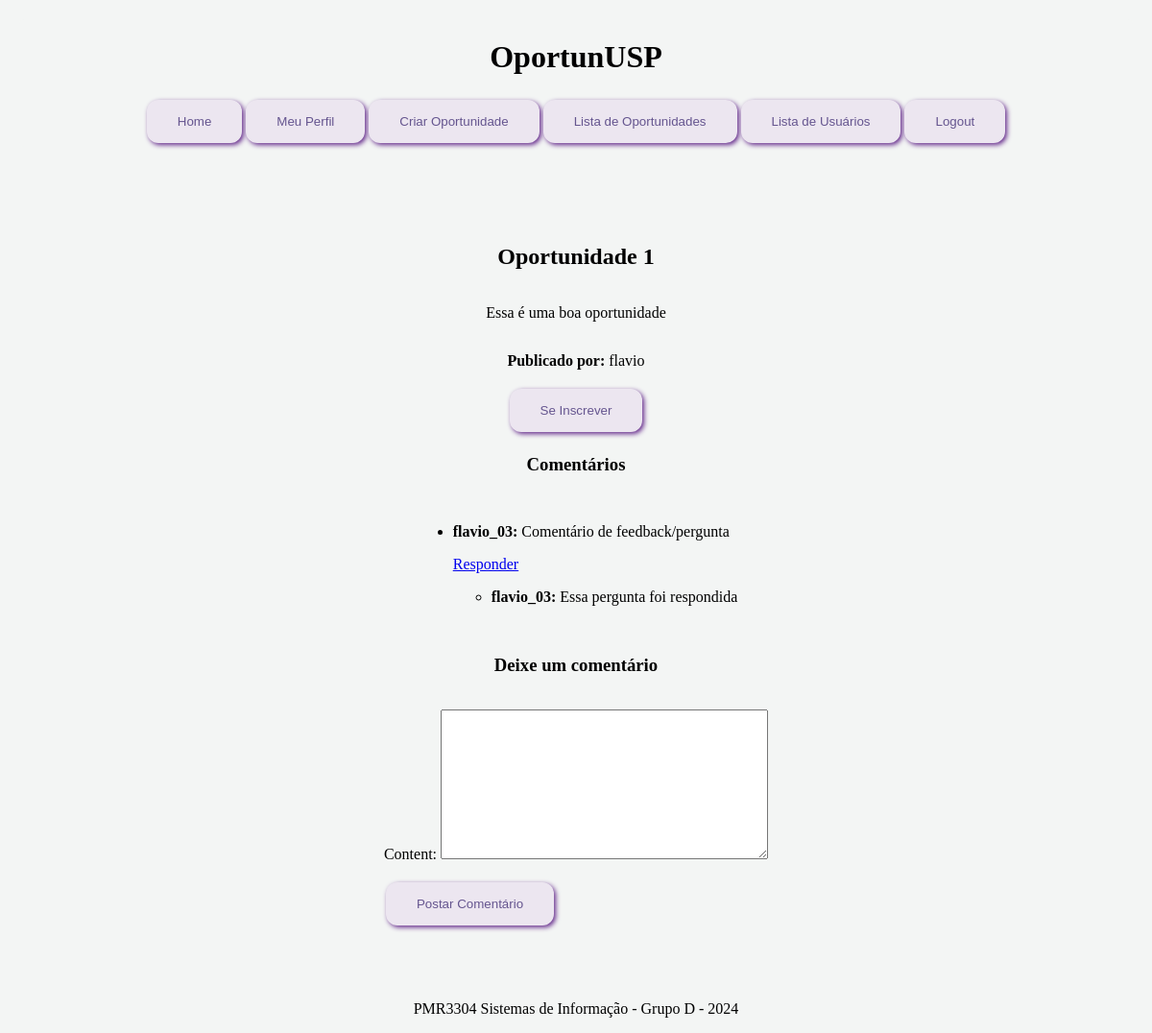
/opportunity/1/ (signed in), run on the app's committed database.
### oportunidades/models.py (models this page shows, shortened)
class Opportunity(models.Model):
    title = models.CharField(max_length=255)
    description = models.TextField()
    posted_by = models.ForeignKey(User, on_delete=models.CASCADE)  # Quem publicou
    category = models.CharField(max_length=100)  # Área da pesquisa
    date_posted = models.DateTimeField(auto_now_add=True)
    is_active = models.BooleanField(default=True)  # Se a oportunidade está ativa
    subscribers = models.ManyToManyField(User, related_name='subscribed_opportunities', blank=True)  # Usuários inscritos

class Comment(models.Model):
    user = models.ForeignKey(User, on_delete=models.CASCADE)  # Quem fez o comentário
    opportunity = models.ForeignKey(Opportunity, on_delete=models.CASCADE, related_name='comments')  # A oportunidade ao qual o comentário pertence
    content = models.TextField()  # Texto do comentário
    date_posted = models.DateTimeField(default=timezone.now)  # Data de criação
    parent_comment = models.ForeignKey('self', on_delete=models.CASCADE, null=True, blank=True, related_name='replies')  # Respostas ao comentário (comentário pai)
    class Meta:
        ordering = ['date_posted']

### oportunidades/views.py (the view)
# urls.py: path('opportunity/<int:pk>/', views.opportunity_detail, name='opportunity_detail'),
@login_required
def opportunity_detail(request, pk):
    opportunity = get_object_or_404(Opportunity, pk=pk)
    if request.method == 'POST':
        comment_form = CommentForm(request.POST)
        if comment_form.is_valid():
            new_comment = comment_form.save(commit=False)
            new_comment.user = request.user  # Atribuir o usuário atual como autor do comentário
            new_comment.opportunity = opportunity  # Associar o comentário à oportunidade
            parent_comment_id = request.POST.get('parent_comment')
            if parent_comment_id:
                parent_comment = get_object_or_404(Comment, id=parent_comment_id)
                new_comment.parent_comment = parent_comment  # Associar o comentário pai se houver
            new_comment.save()
            return redirect('opportunity_detail', pk=opportunity.pk)
    else:
        comment_form = CommentForm()
    comments = opportunity.comments.filter(parent_comment__isnull=True)  # Comentários principais (não respostas)
    inscritos = opportunity.subscribers.all() if opportunity.posted_by == request.user else None
    return render(request, 'oportunidades/opportunity_detail.html', {
        'opportunity': opportunity,
        'comments': comments,
        'comment_form': comment_form,
        'inscritos': inscritos,  # Adiciona inscritos ao contexto
    })

### oportunidades/forms.py
class CommentForm(forms.ModelForm):
    class Meta:
        model = Comment
        fields = ['content']

### oportunidades/templates/oportunidades/opportunity_detail.html (shortened to what this page needs)
{% extends 'base_generic.html' %}
{% block content %}
<h2>{{ opportunity.title }}</h2>
<p>{{ opportunity.description }}</p>
<p><strong>Publicado por:</strong> {{ opportunity.posted_by.username }}</p>
{% if user.is_authenticated %}
    {% if user in opportunity.subscribers.all %}
        <form method="post" action="{% url 'unsubscribe_opportunity' opportunity.pk %}">
            {% csrf_token %}
            <button type="submit">Cancelar Inscrição</button>
        </form>
    {% else %}
        <form method="post" action="{% url 'subscribe_opportunity' opportunity.pk %}">
            <button type="submit">Se Inscrever</button>
        </form>
    {% endif %}
{% else %}
    <p><a href="{% url 'login' %}">Faça login</a> para se inscrever nesta oportunidade.</p>
{% endif %}
<h3>Comentários</h3>
<ul>
    {% for comment in comments %}
        <li>
            <p><strong>{{ comment.user.username }}:</strong> {{ comment.content }}</p>
            <a href="#comment-{{ comment.id }}" onclick="document.getElementById('reply-{{ comment.id }}').style.display='block'">Responder</a>
            <ul>
                {% for reply in comment.replies.all %}
                    <li>
                        <p><strong>{{ reply.user.username }}:</strong> {{ reply.content }}</p>
                    </li>
                {% empty %}
                    <li>Sem respostas.</li>
                {% endfor %}
            </ul>
        </li>
    {% empty %}
        <li>Sem comentários.</li>
    {% endfor %}
</ul>
<h3>Deixe um comentário</h3>
<form method="post">
    {{ comment_form.as_p }}
    <button type="submit">Postar Comentário</button>
</form>
{% endblock %}

### oportunidades/static/style.css (style rules this page uses)
:root { --button-color:#ECE6F0; --button-hoverColor: #652a8c; --background-color: #F3F5F4; --header-color: #F3F5F4; --nav_color: #6e55a6 ; --content-color: #F3F5F4; --accent-color: #ffffff; --border-color: #00000015; --text-dark:#65558F; }
body { height: 100vh; display: flex; flex-direction: column; background-color: var(--background-color); align-items: center; flex-grow: 1; padding:1%; }
button { background-color: var(--button-color); border: none; color: white; padding: 15px 32px; text-align: center; margin: 4px 2px; border-radius: 12px; transition: background-color 0.3s ease; color: var(--text-dark); box-shadow: 2px 2px 5px var(--button-hoverColor); }

### data on the page
Opportunity: title "Oportunidade 1", description "Essa é uma boa oportunidade", posted_by.username "flavio"
Comment: user.username "flavio_03", content "Comentário de feedback/pergunta"
Comment: user.username "flavio_03", content "Essa pergunta foi respondida"
